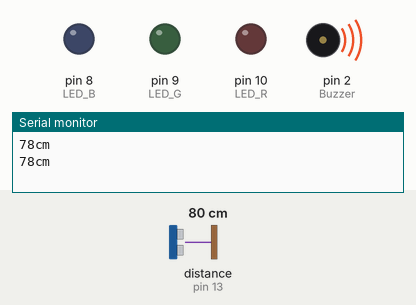
Simulated run of this sketch. Board: Arduino Uno, built with avr-gcc and run on an emulated ATmega328P. Shown: output pins drawn as LEDs (lit = HIGH), buzzer (waves = sounding), the last lines printed to the serial monitor. Wiring (inferred from the names in the program): ultrasonic range finder: trigger pin 12; echo pin 13. Inputs (shaded band) come from the test bench; at power-on: distance to the obstacle (sensor on pin 13) 80 cm. The echo pulse lasts 58.3 µs per cm; pins used as bus, display or sensor lines are not drawn.

Above: at 1.9 s.
2.0 s: distance to the obstacle (sensor on pin 13) set to 17 cm
At 2.16 s:
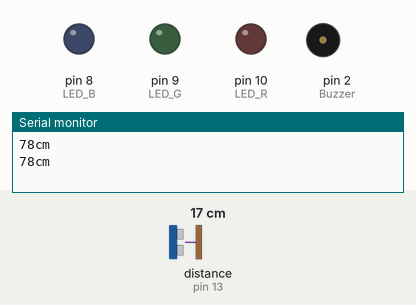
5.5 s: distance to the obstacle (sensor on pin 13) set to 21 cm
At 5.5 s:
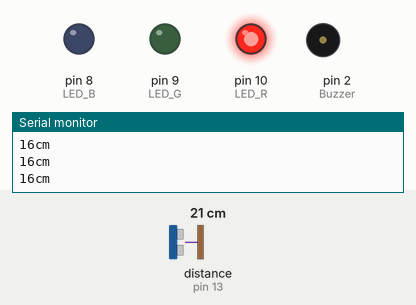
7.0 s: distance to the obstacle (sensor on pin 13) set to 26 cm
At 7.13 s:
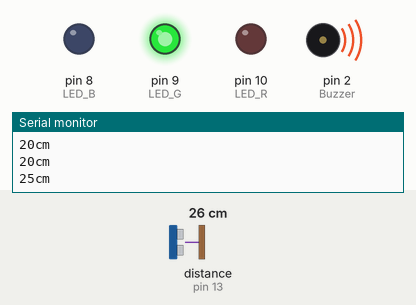
10.5 s: distance to the obstacle (sensor on pin 13) set to 31 cm
At 10.5 s:
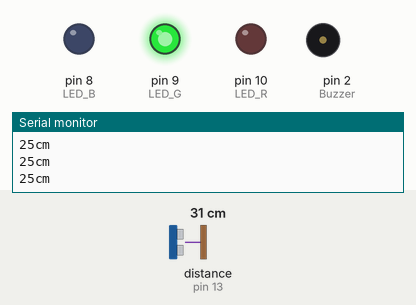
14.8 s: distance to the obstacle (sensor on pin 13) set to 35 cm
At 15.2 s:
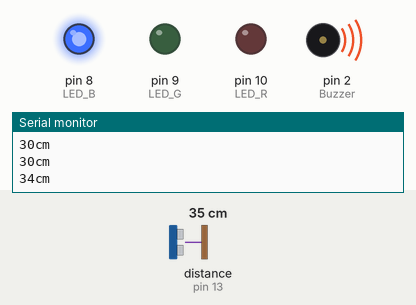
18.3 s: distance to the obstacle (sensor on pin 13) set to 2 cm
At 18.47 s:
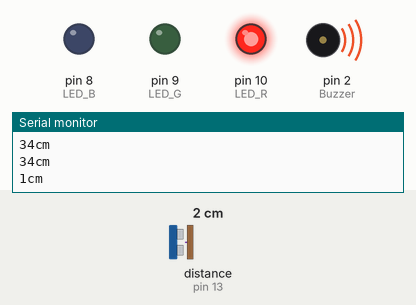
Timing chart, 0 to 22.8 s (numbered marks = the images above; inputs shaded):
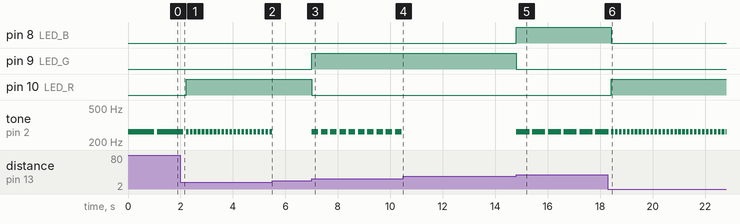

Measured:
- the behaviour switches between 20 and 21 cm on distance to the obstacle (sensor on pin 13) (found by bisection; images 1 and 2)
- the behaviour switches between 22 and 23 cm on distance to the obstacle (sensor on pin 13) (found by bisection; images 2 and 3)
- the behaviour switches between 30 and 31 cm on distance to the obstacle (sensor on pin 13) (found by bisection; images 3 and 4)
- after the input at 2.0 s, pin 10 (LED_R): LOW → HIGH after 0.21 s; tone on pin 2 (Buzzer): alternates 262 Hz for 0.10 s and silent for 0.05 s, starting after 0.31 s
- after the input at 5.5 s, tone on pin 2 (Buzzer): stops changing and stays silent
- after the input at 7.0 s, pin 9 (LED_G): LOW → HIGH at once; pin 10 (LED_R): HIGH → LOW at once; tone on pin 2 (Buzzer): alternates 262 Hz for 0.25 s and silent for 0.10 s, starting at once
- after the input at 10.5 s, tone on pin 2 (Buzzer): stops changing and stays silent
- after the input at 14.8 s, pin 8 (LED_B): LOW → HIGH at once; pin 9 (LED_G): HIGH → LOW at once; tone on pin 2 (Buzzer): alternates 262 Hz for 0.50 s and silent for 0.10 s, starting at once
- after the input at 18.3 s, pin 8 (LED_B): HIGH → LOW after 0.12 s; pin 10 (LED_R): LOW → HIGH after 0.12 s; tone on pin 2 (Buzzer): alternates 262 Hz for 0.10 s and silent for 0.05 s, starting after 0.22 s

The sketch:

Q1_Code.ino
```cpp
int Trig = 12;
int Echo = 13;
int LED_R = 10;
int LED_G = 9;
int LED_B = 8;
int Buzzer = 2;

void setup(){
  pinMode(Trig, OUTPUT);
  pinMode(Echo, INPUT);
  pinMode(LED_R, OUTPUT);
  pinMode(LED_G, OUTPUT);
  pinMode(LED_B, OUTPUT);
  Serial.begin(9600);
}

long duration;
int distance;

void loop(){
  digitalWrite(Trig,LOW);
  delayMicroseconds(2);
  digitalWrite(Trig, HIGH);
  delayMicroseconds(10);
  digitalWrite(Trig,LOW);
  duration = pulseIn(Echo, HIGH);
  distance = duration * 340 * 100 / 1000000 / 2;
  Serial.print(distance);
  Serial.println("cm");

  if(distance < 20){
  	digitalWrite(LED_R,HIGH);
    digitalWrite(LED_G,LOW);
    digitalWrite(LED_B,LOW);
    tone(Buzzer,262);
    delay(100);
    noTone(Buzzer);
    delay(50);
  }
   if(distance < 30 && distance > 21){
  	digitalWrite(LED_R,LOW);
    digitalWrite(LED_G,HIGH);
    digitalWrite(LED_B,LOW);
    tone(Buzzer,262);
    delay(250);
    noTone(Buzzer);
    delay(100);
  }
   if(distance < 40 && distance > 31){
  	digitalWrite(LED_R,LOW);
    digitalWrite(LED_G,LOW);
    digitalWrite(LED_B,HIGH);
    tone(Buzzer,262);
    delay(500);
    noTone(Buzzer);
    delay(100);
  }
  if(distance > 40){
    digitalWrite(LED_R,LOW);
    digitalWrite(LED_G,LOW);
    digitalWrite(LED_B,LOW);
    tone(Buzzer,262);
    delay(1000);
    noTone(Buzzer);
    delay(100);
  }

}
```
